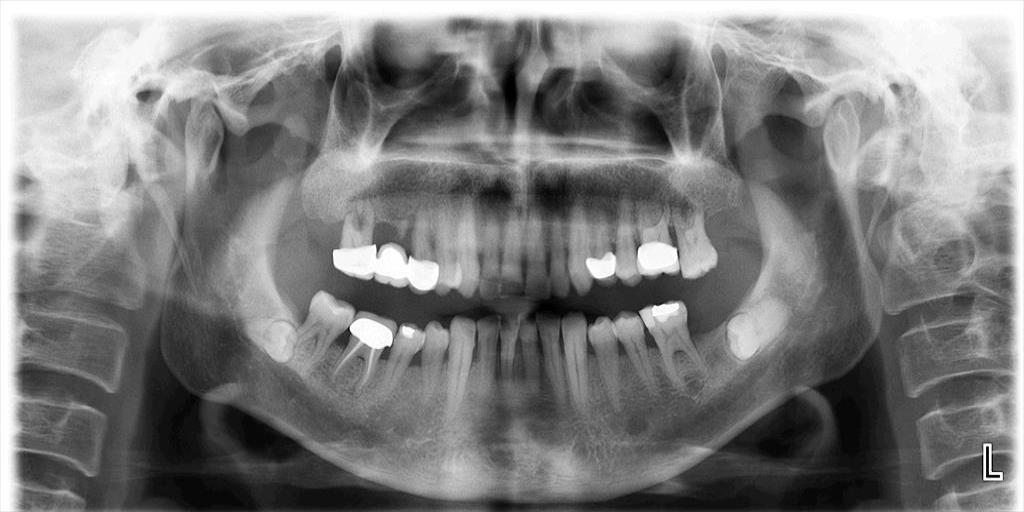
#> input picture Basic level image processing/c11_Filters/Resim13_Rontgen_Panoramik.jpg, 1024 x 512 px, given in place of the camera
$ python K11_21_WEBCAM_KenarBulma_Prewitt.py   (older library calls are emulated)
#> lines starting #> are read from the running program, lines starting #| are printed output that depends on the picture
# -*- coding: utf-8 -*-
"""
Created on Mon Apr  1 01:15:03 2024

@author: muozi
"""

import cv2
import numpy as np
from matplotlib import pyplot as plt

# Webcam'den görüntü yakalama cihazını başlat
cap = cv2.VideoCapture(0)

# Tek bir figür oluştur
plt.figure(figsize=(10, 10))

while True:
    # Kameradan bir kareyi yakala
    ret, frame = cap.read()
#> frame is the input picture: shape (512, 1024, 3); min 0, max 255, mean 127.4

    # Eğer kare yakalanamadıysa döngüyü kır
    if not ret:
        break

    # Kareyi siyah beyaz olarak dönüştür
    gray = cv2.cvtColor(frame, cv2.COLOR_BGR2GRAY)

    # Prewitt kenar tespiti uygula
    prewittx = cv2.Sobel(gray, cv2.CV_8U, 1, 0, ksize=3)
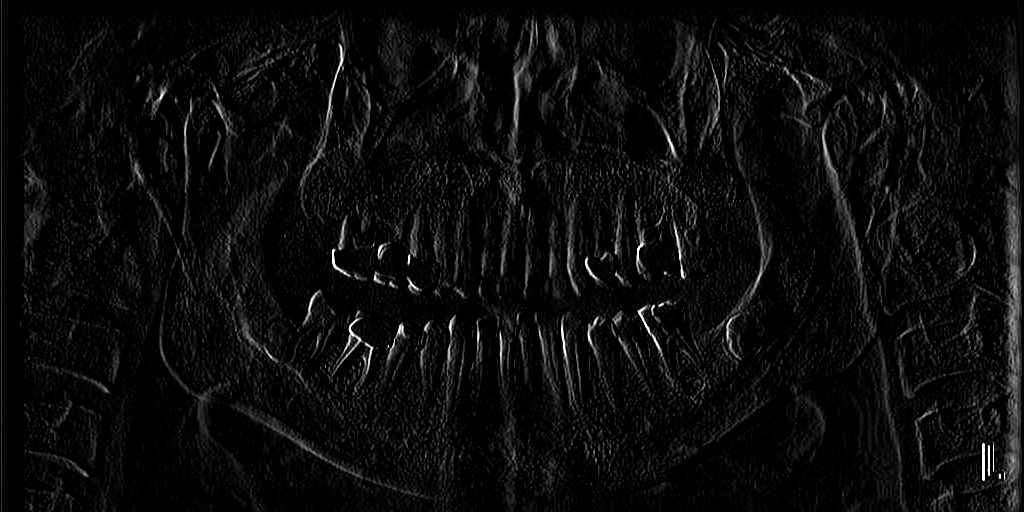
#> prewittx: shape (512, 1024); min 0, max 255, mean 11.5
    prewitty = cv2.Sobel(gray, cv2.CV_8U, 0, 1, ksize=3)
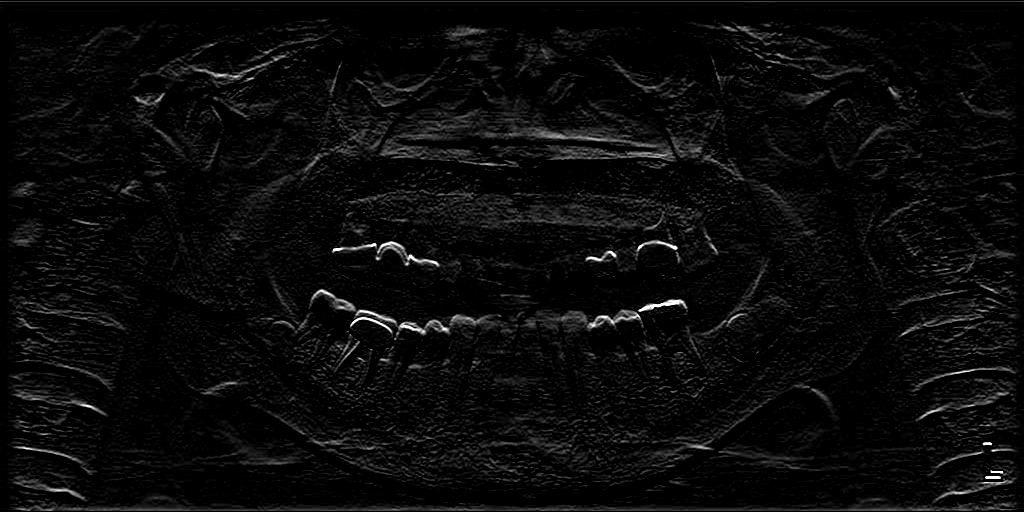
#> prewitty: shape (512, 1024); min 0, max 255, mean 10.2

    # Prewitt kenarlarını birleştir
    prewitt_OR = cv2.bitwise_or(prewittx, prewitty)
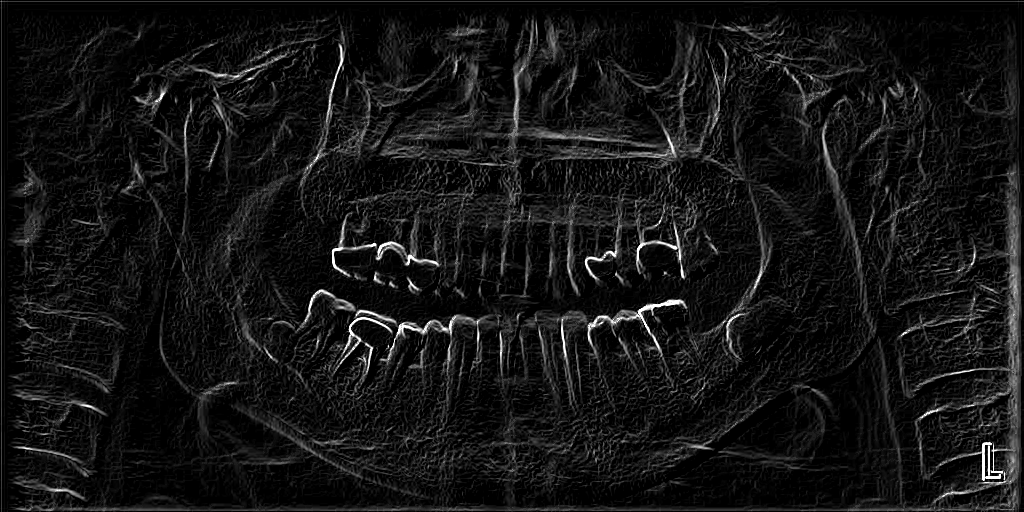
#> prewitt_OR: shape (512, 1024); min 0, max 255, mean 20

    # Görüntüyü görselleştir
    plt.clf()  # Önceki çizimleri temizle
    plt.subplot(2, 2, 1), plt.imshow(gray, cmap='gray')
    plt.title('Original'), plt.xticks([]), plt.yticks([])

    plt.subplot(2, 2, 2), plt.imshow(prewittx, cmap='gray')
    plt.title('Prewitt X'), plt.xticks([]), plt.yticks([])

    plt.subplot(2, 2, 3), plt.imshow(prewitty, cmap='gray')
    plt.title('Prewitt Y'), plt.xticks([]), plt.yticks([])

    plt.subplot(2, 2, 4), plt.imshow(prewitt_OR, cmap='gray')
    plt.title('Prewitt OR'), plt.xticks([]), plt.yticks([])

    plt.pause(0.001)  # Her iterasyonda güncelleme yapmak için kısa bir süre beklet
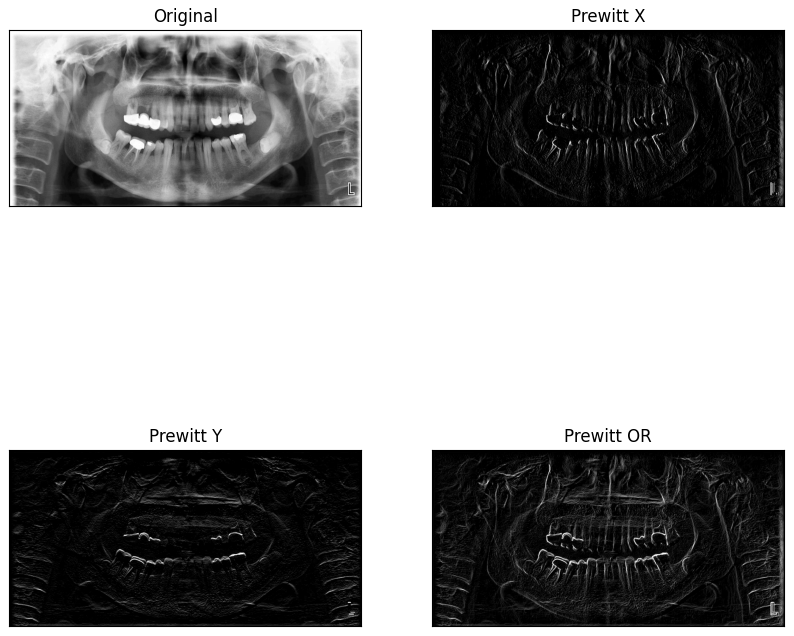
#> figure drawn by matplotlib, 4 panels

    # 'q' tuşuna basıldığında döngüyü kır
    if cv2.waitKey(1) & 0xFF == ord('q'):
#> (key q is pressed here)
        break

# Video yakalama cihazını ve tüm pencereleri kapat
cap.release()
cv2.destroyAllWindows()

$ run again, on Basic level image processing/c11_Filters/Resim17_Bitewing1.jpg
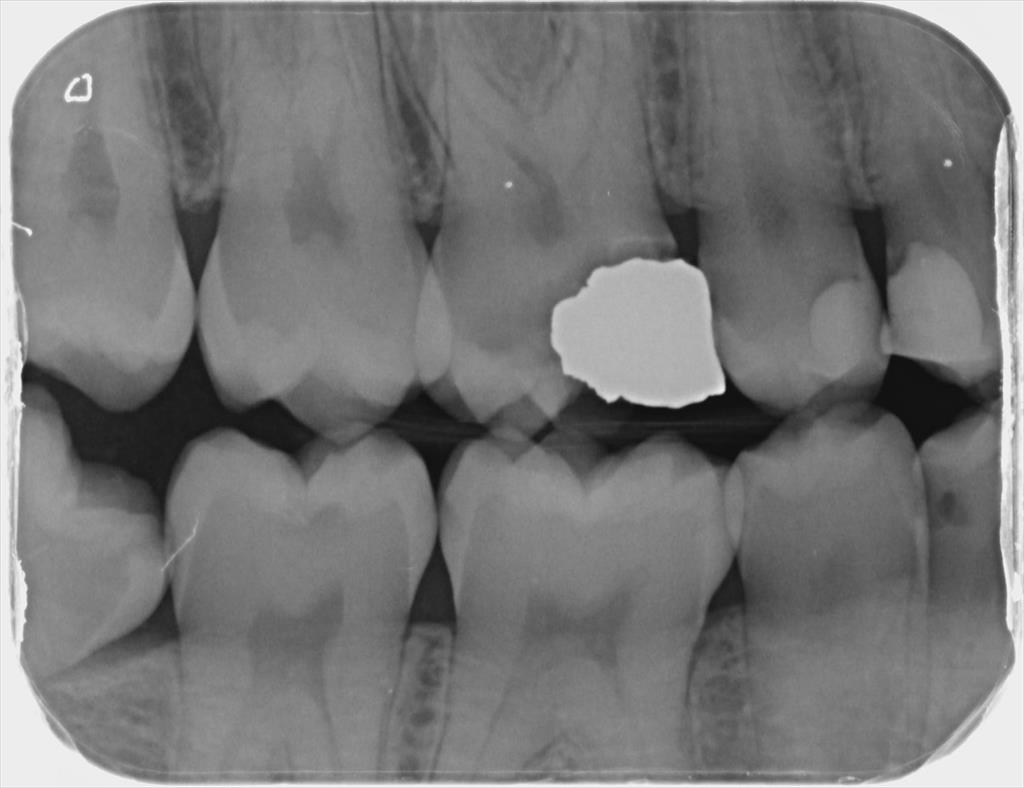
#> input picture Basic level image processing/c11_Filters/Resim17_Bitewing1.jpg, 1024 x 788 px, given in place of the camera
#> frame is the input picture: shape (788, 1024, 3); min 12, max 253, mean 118.6
#> `prewitt_OR = cv2.bitwise_or(prewittx, prewitty)`:
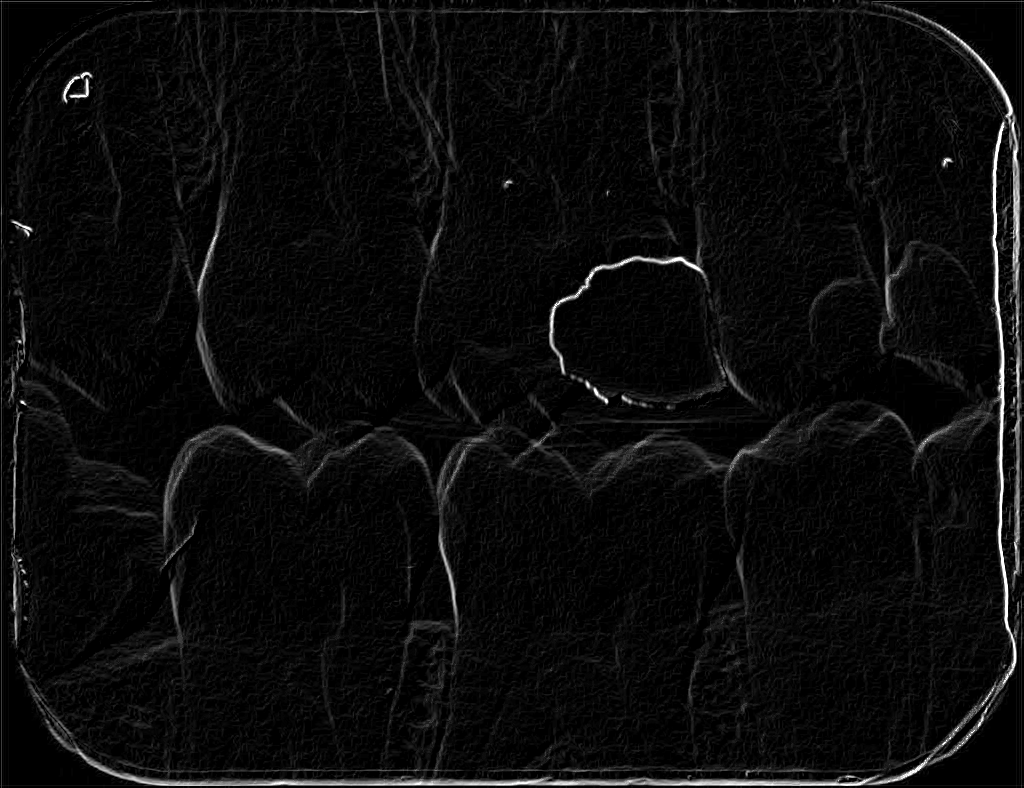
#> prewitt_OR: shape (788, 1024); min 0, max 255, mean 11.3
#> `plt.pause(0.001)`:
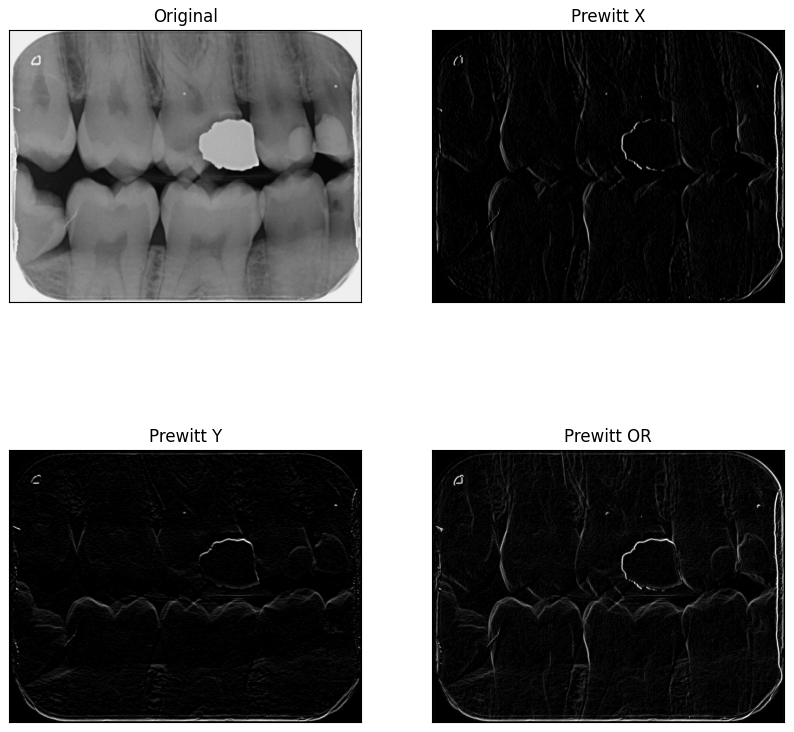
#> figure drawn by matplotlib, 4 panels

$ run again, on Basic level image processing/c11_Filters/Resim18_Bitewing2.jpg
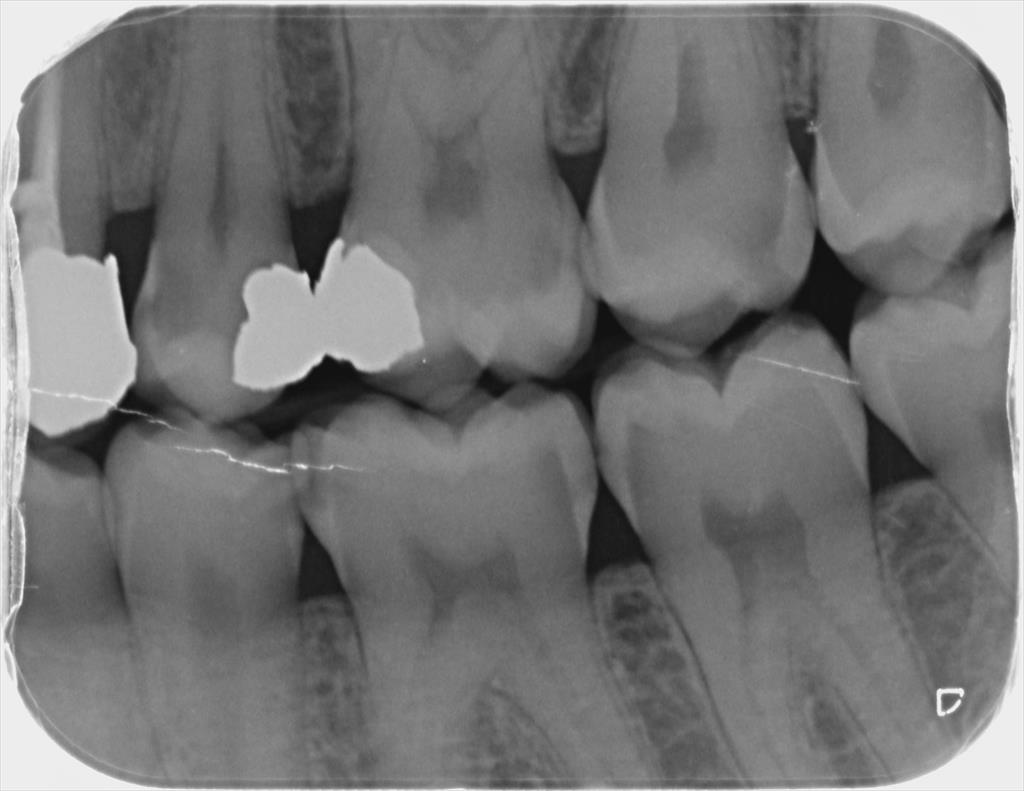
#> input picture Basic level image processing/c11_Filters/Resim18_Bitewing2.jpg, 1024 x 791 px, given in place of the camera
#> frame is the input picture: shape (791, 1024, 3); min 13, max 255, mean 116.5
#> `prewitt_OR = cv2.bitwise_or(prewittx, prewitty)`:
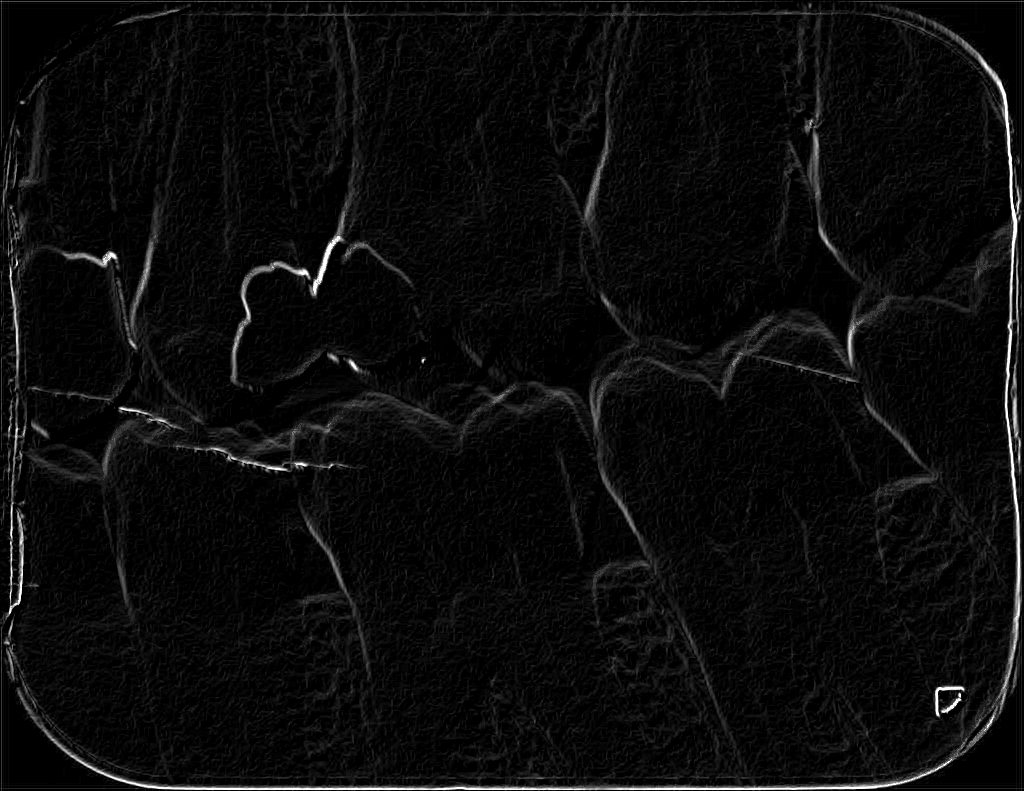
#> prewitt_OR: shape (791, 1024); min 0, max 255, mean 11.5
#> `plt.pause(0.001)`:
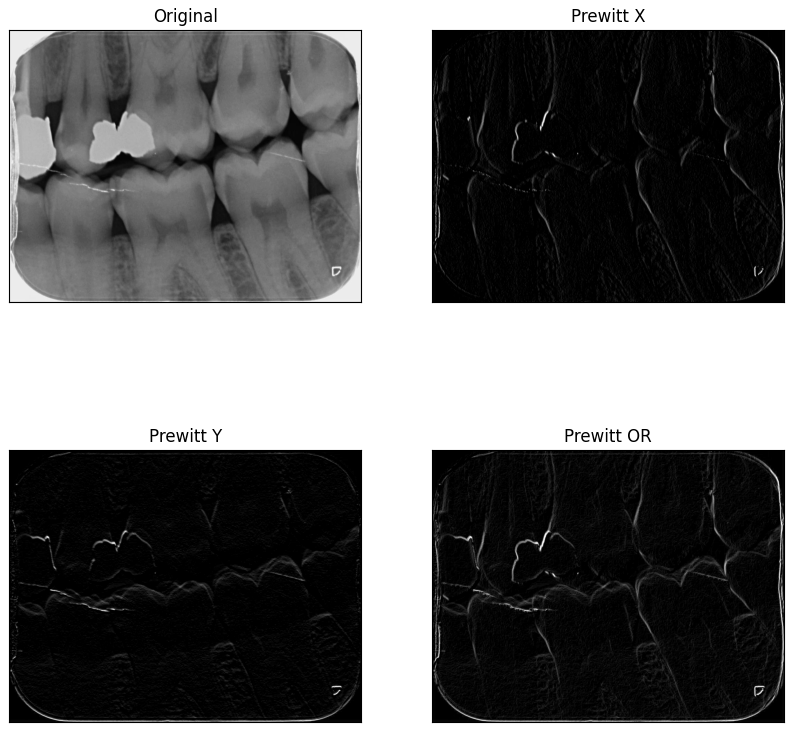
#> figure drawn by matplotlib, 4 panels
